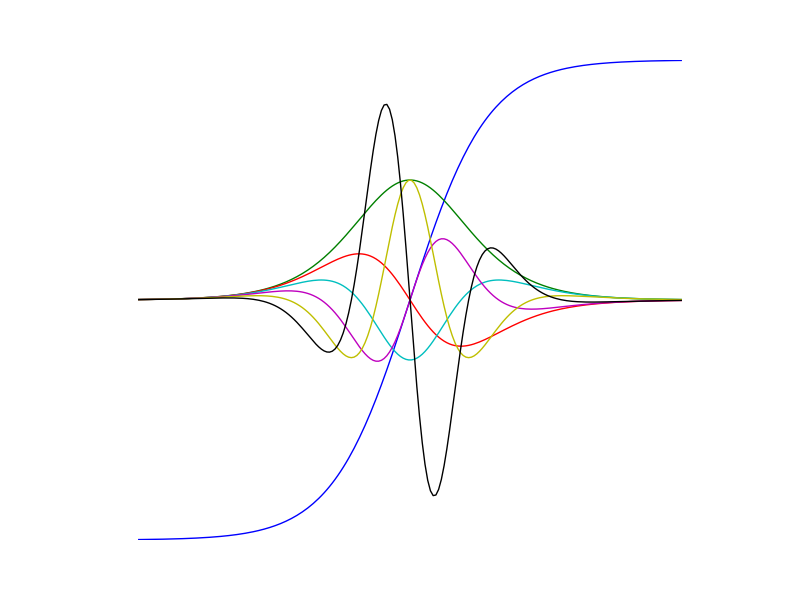

The Python source for this figure:
import numdifftools as nd
import numpy as np
import matplotlib.pyplot as plt

def fun(x):
    y = np.exp(-x)
    return (1.0 - y)  / ( 1.0 + y)

x = np.linspace(-7, 7, 200)
for i in range(0,7):
    df = nd.Derivative(fun, n=i)
    plt.plot(x, df(x))

plt.axis('off')
plt.savefig("fun.png")
plt.clf()
